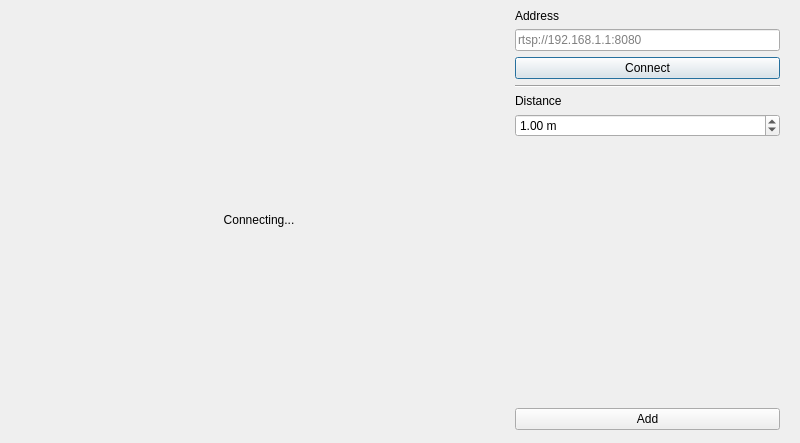
<?xml version="1.0" encoding="UTF-8"?>
<ui version="4.0">
 <class>AddCameraDialog</class>
 <widget class="QDialog" name="AddCameraDialog">
  <property name="geometry">
   <rect>
    <x>0</x>
    <y>0</y>
    <width>800</width>
    <height>443</height>
   </rect>
  </property>
  <property name="windowTitle">
   <string>Dialog</string>
  </property>
  <widget class="QWidget" name="horizontalLayoutWidget">
   <property name="geometry">
    <rect>
     <x>9</x>
     <y>9</y>
     <width>771</width>
     <height>421</height>
    </rect>
   </property>
   <layout class="QHBoxLayout" name="horizontalLayout">
    <item>
     <widget class="QLabel" name="previewLabel">
      <property name="sizePolicy">
       <sizepolicy hsizetype="Fixed" vsizetype="Preferred">
        <horstretch>0</horstretch>
        <verstretch>0</verstretch>
       </sizepolicy>
      </property>
      <property name="minimumSize">
       <size>
        <width>500</width>
        <height>0</height>
       </size>
      </property>
      <property name="text">
       <string>Connecting...</string>
      </property>
      <property name="alignment">
       <set>Qt::AlignCenter</set>
      </property>
     </widget>
    </item>
    <item>
     <layout class="QVBoxLayout" name="verticalLayout">
      <item>
       <widget class="QLabel" name="label">
        <property name="text">
         <string>Address</string>
        </property>
       </widget>
      </item>
      <item>
       <widget class="QLineEdit" name="address">
        <property name="sizePolicy">
         <sizepolicy hsizetype="MinimumExpanding" vsizetype="Fixed">
          <horstretch>0</horstretch>
          <verstretch>0</verstretch>
         </sizepolicy>
        </property>
        <property name="inputMask">
         <string/>
        </property>
        <property name="maxLength">
         <number>32767</number>
        </property>
        <property name="placeholderText">
         <string>rtsp://192.168.1.1:8080</string>
        </property>
       </widget>
      </item>
      <item>
       <widget class="QPushButton" name="connectButton">
        <property name="sizePolicy">
         <sizepolicy hsizetype="MinimumExpanding" vsizetype="Fixed">
          <horstretch>0</horstretch>
          <verstretch>0</verstretch>
         </sizepolicy>
        </property>
        <property name="text">
         <string>Connect</string>
        </property>
       </widget>
      </item>
      <item>
       <widget class="Line" name="line">
        <property name="orientation">
         <enum>Qt::Horizontal</enum>
        </property>
       </widget>
      </item>
      <item>
       <widget class="QLabel" name="label_2">
        <property name="text">
         <string>Distance</string>
        </property>
       </widget>
      </item>
      <item>
       <widget class="QDoubleSpinBox" name="doubleSpinBox">
        <property name="prefix">
         <string/>
        </property>
        <property name="suffix">
         <string> m</string>
        </property>
        <property name="value">
         <double>1.000000000000000</double>
        </property>
       </widget>
      </item>
      <item>
       <spacer name="verticalSpacer">
        <property name="orientation">
         <enum>Qt::Vertical</enum>
        </property>
        <property name="sizeHint" stdset="0">
         <size>
          <width>20</width>
          <height>40</height>
         </size>
        </property>
       </spacer>
      </item>
      <item>
       <widget class="QPushButton" name="addButton">
        <property name="text">
         <string>Add</string>
        </property>
       </widget>
      </item>
     </layout>
    </item>
   </layout>
  </widget>
 </widget>
 <resources/>
 <connections/>
</ui>
